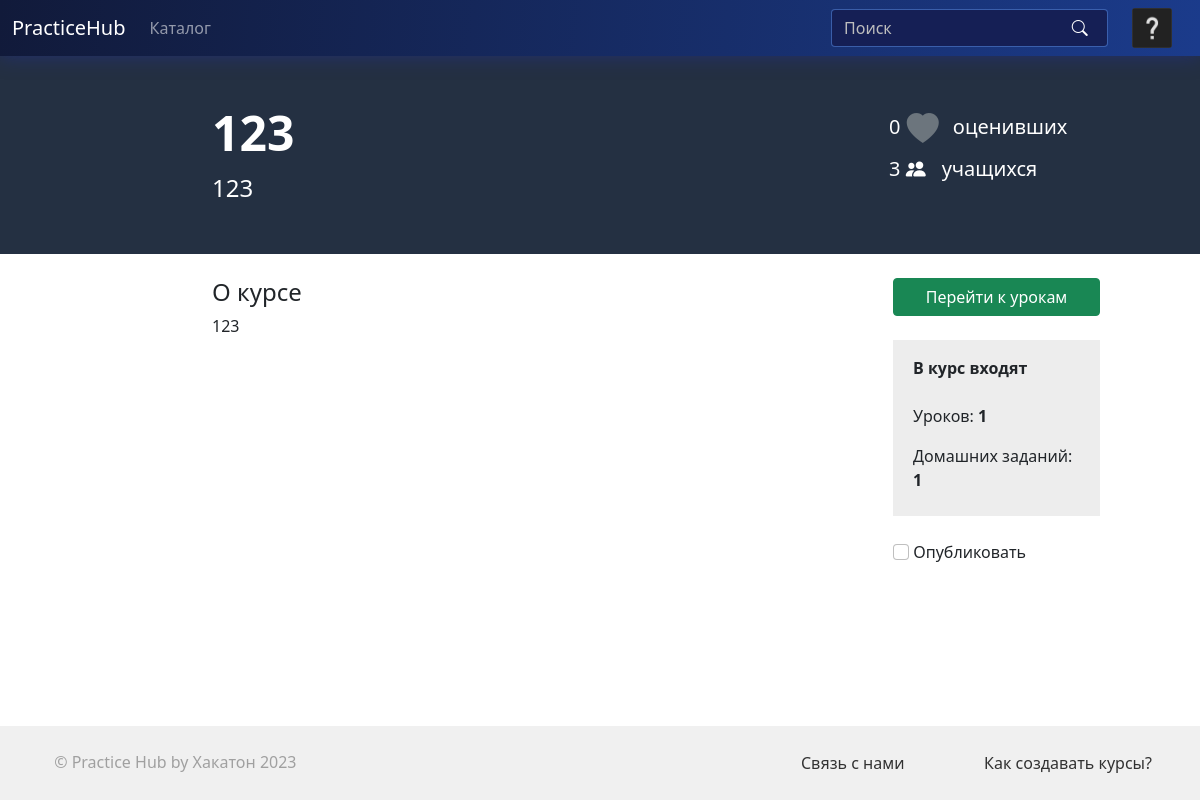
/courses/6 (signed in), run on the app's committed database.
### models.py (models this page shows, shortened)
class Course(db.Model):
    id = db.Column(db.Integer, primary_key=True)
    name = db.Column(db.String(64), index=True, unique=True)
    author_id = db.Column(db.Integer, db.ForeignKey('user.id'))
    lessons = db.relationship('Lesson', backref='course', lazy='select',
                              cascade="all, delete-orphan")
    desc = db.Column(db.Text, nullable=False)
    short_desc = db.Column(db.Text, nullable=False)
    img_path = db.Column(db.String(64))
    img_uuid = db.Column(db.String(64), index=True)
    is_published = db.Column(db.Boolean, default=False)
    users = db.relationship('User', secondary=MyCourses.__table__, backref='course')
    likes = column_property(select(func.count(MyCourses.liked)).where(MyCourses.course_id == id).scalar_subquery())

### routes.py (the view)
@app.route('/<string:path>')
def get_file(path):
    return send_file(path)

### models.py (called while the page is built)
@login.user_loader
def load_user(id):
    return User.query.get(int(id))

### tag_parser.py (called while the page is built, shortened)
def find_pattern(string: str, pattern: str, cur_pos=0) -> int:
    n = len(string)
    n2 = len(pattern)
    if cur_pos >= n - n2:
        return -1

def process_in_out_tag(string: str, in_: str, out: str, html_in: str, html_out: str):
    original_string = string
    header_entry = find_pattern(string, in_)
    if header_entry == -1:
        return string

def process_link_tags(string: str) -> str:
    original_string = string
    result = string
    link_entry = find_pattern(result, "[LINK name=")
    return result

def process_color_tags(string: str) -> str:
    original_string = string
    result = string
    color_entry = find_pattern(result, "[COLOR #******]")
    return result

def process_hr_tags(string: str) -> str:
    result = string
    hr_entry = find_pattern(result, "[HR]")
    while hr_entry != -1:
        result = replace_string(result, "<hr>", hr_entry, 4)
        hr_entry = find_pattern(result, "[HR]")
    return result

### templates/course.html (shortened to what this page needs)
{% extends 'base.html' %}
{% block fullsize_content %}
  <div class="container-fluid pt-5 my-auto pb-5 mb-4"
       style="background-color: #243042; overflow-x: hidden">
    <div class="row">
      <div class="col-md-2"></div>
      <div class="col-md-6">
        <h2 class="display-5 fw-bold" style="color: white;">{{ course.name }}</h2>
        <p class="fs-4 text-break mb-0 me-5 d-block" style="color: white;">
          {{ course.short_desc }}
        </p>
      </div>
      <div class="col-lg-3 col-md-4 fs-5" style="color: white;">
        <form action="{{ url_for('like', course_id=course.id) }}" method="post" class="ms-auto my-w-75 px-2 md-fullsize">
          {{ like_cnt }} <button type="submit" class="btn p-0 me-2" {% if not started %}disabled{% endif %} title="Поступите на курс, чтобы оценить его"><i class="bi bi-heart-fill {% if liked %}liked{% else %}unliked{% endif %}" style="font-size: xx-large"></i></button> оценивших<br>
          {{ course.users|length }} <i class="bi bi-people-fill me-3" style="color: white;"></i>учащихся<br>
        </form>
      </div>
      <div class="col-lg-1"></div>
    </div>
  </div>
  <div class="container-fluid px-0">
    <div class="row w-100 ms-auto me-3">
      <div class="col-md-2"></div>
      <div class="col-md-6" style="">
        <h4>О курсе</h4>
        <p class="fs-6">{{ formatted_desc|safe }}</p>
      </div>
      <div class="col-md-3" style="">
        <div class="row my-w-75 ms-auto md-fullsize">
          {% if started %}
            <a class="btn btn-success w-100" href="{{ url_for('lessons', course_id=course.id) }}">Перейти к
              урокам</a>
          {% else %}
            <form action="" method="post" class="px-0">
              <button class="btn btn-success w-100">Поступить на курс</button>
            </form>
          {% endif %}
        </div>
        <div class="row py-3 px-2 mt-4 my-w-75 ms-md-auto md-fullsize" style="background-color: #ededed;">
          <p class="fs-6 fw-bold">В курс входят</p>
          <div class="d-flex flex-column">
            <span class="my-2">Уроков: <span class="fw-bold fs-6">{{ course_cnt }}</span></span>
            <span class="my-2">Домашних заданий: <span
                class="fw-bold fs-6">{{ hw_cnt }}</span></span>
          </div>
        </div>
        {% if course.author_id == current_user.id %}
          <div class="row mt-4 my-w-75 ms-auto md-fullsize">
            <form action="{{ url_for('on_publish', course_id=course.id) }}" method="post" class="px-0"
                  id="published_form">
              <input type="checkbox" class="form-check-input published_check" id="published_check"
                  {% if published %} checked {% endif %}>
              <label class="form-check-label" for="published_check">Опубликовать</label>
            </form>
          </div>
        {% endif %}
      </div>
      <div class="col-lg-1"></div>
    </div>
  </div>
{% endblock fullsize_content %}

### static/css/style.css (style rules this page uses)
:root { --xlight-gray: #fafafa; --light-gray: #e6e6e6; --mid-gray: #586273; --mbgc: rgba(27,59,139,1); --sbgc: rgba(21,37,85, 1); }
html, body, .t-b { min-height: 100%; }
.btn { background-color: white; line-height: normal; }
.my-w-75 { width: 75%; }
.unliked { color: #6c757d; }

### data on the page
Course: name "123", short_desc "123", desc "123"

### other printed values
{{ like_cnt }} "0"
{{ course.users|length }} "3"
{{ course_cnt }} "1"
{{ hw_cnt }} "1"
